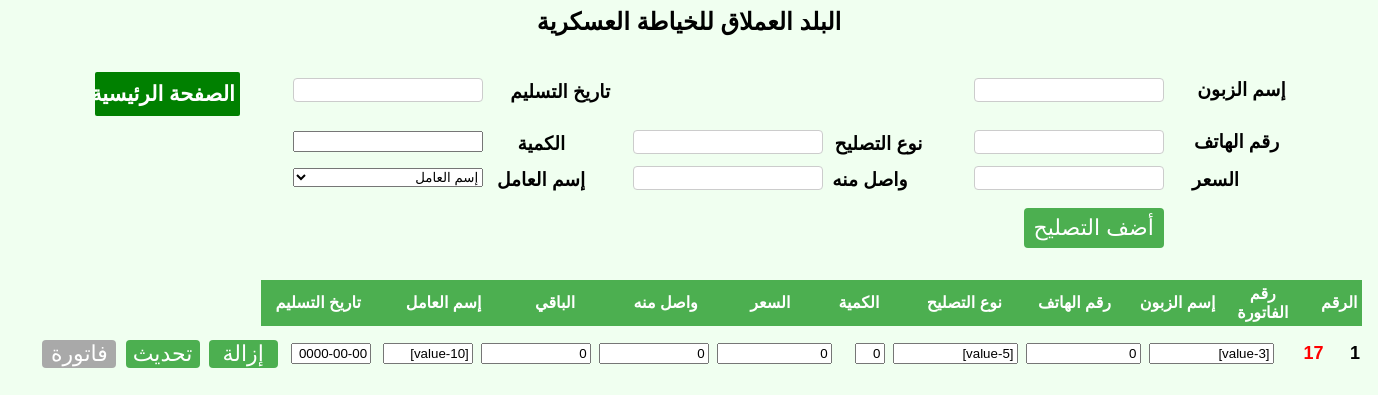
The app's page /tasleh.php with its own data.
### tables this page shows
CREATE TABLE `altermahal` (
  `alterMahal_id` int(11) NOT NULL,
  `mahalName` text NOT NULL
);

CREATE TABLE `addtasleh` (
  `taslehID` int(11) NOT NULL,
  `workerID` int(11) NOT NULL,
  `clientName` text NOT NULL,
  `phoneNum` int(11) NOT NULL,
  `taslehType` text NOT NULL,
  `qty` int(11) NOT NULL,
  `tPrice` float NOT NULL,
  `wasl` float NOT NULL,
  `baki` float NOT NULL,
  `workerName` text NOT NULL,
  `dateOfCompletion` date NOT NULL
);

### tasleh.php (the view, shortened to what this page needs)
<html>
<head>
 <link rel="stylesheet" href="jquery-ui.css">
  <link rel="stylesheet" href="style.css">
</head>
<body bgcolor="#F0FFF0" dir="rtl">
<div id="divToPrint" class="kames" align="center">
  <?php
 $host='localhost';
$username='root';
$password='';
$db_name='gicontra_sewingFactory';
$connection= MySqli_connect($host, $username, $password)or die("cannot connect");
MySqli_select_db($connection, $db_name)or die("cannot select DB");
mysqli_query($connection, "SET NAMES 'utf8'");
mysqli_query($connection, 'SET CHARACTER SET utf8');
$sql = "SELECT * FROM altermahal ORDER BY alterMahal_id DESC LIMIT 0, 1";
$result = $connection->query($sql);
if ($result->num_rows >=0) {
    while($row = $result->fetch_assoc()) {
$mahalName=$row['mahalName'];
echo '<h2 style="text-align:center;">'.$mahalName.'</h2>';
}
}
else{
echo "0 results";
}
?>
<table style="width:1140px">
<form method="post" action="tasleh.php">
<table id="header">
<tr>
<td>
<h3 style="width:120px;margin-left:0px;text-align:center;margin-bottom:0px;">إسم الزبون</h3>
</td>
<td>
<input type="text" id="clientName" style="width:190px;margin-right:0px;align:right" name="clientName" required>
</td>
<td>
</td>
<td>
    </td>
<td>
<h3 style="margin-top:5px;margin-bottom:0px;">تاريخ التسليم</h3>
</td>
<td>
<input type="text" id="datepicker" name="datepicker" style="width:190px" autocomplete="off" required>
</td>
<td>
<input type="button" value="الصفحة الرئيسية" class="homebutton" id="btnHome"
onClick="document.location.href='mainPage.php'" />
    </td>
</tr>
<tr style="background-color:#F0FFF0">
<td>
<h3 style="margin-top:1px;margin-bottom:0px;text-align:center">رقم الهاتف</h3>
</td>
<td>
<input type="text" id="phoneNum" style="width:190px" name="phoneNum" required></input>
</td>
<td>
<h3 style="margin-top:5px;margin-bottom:0px;margin-right:28px">نوع التصليح</h3>
</td>
<td>
<input type="text" id="taslehType" style="width:190px" name="taslehType" required></input>
</td>
<td>
<h3 style="margin-top:5px;margin-bottom:0px;margin-right:45px">الكمية</h3>
</td>
<td>
<input type="number" id="qty" style="width:190px" name="qty" required></input>
</td>
</tr>
<tr>
<td>
<h3 style="margin-top:5px; margin-bottom:0px;margin-right:42px;text-align:center">السعر<h3>
</td>
<td>
<input type="text" id="tPrice" style="width:190px" name="tPrice" required></input>
</td>
<td>
<h3 style="margin-top:5px; margin-bottom:0px;margin-right:42px;text-align:center">واصل منه</h3>
</td>
<td>
<input type="text" id="wasl" style="width:190px" name="wasl"></input>
</td>
<td>
<h3 style="margin-top:5px; margin-bottom:0px;margin-right:25px">إسم العامل
</h3>
</td>
<td>
<?php
echo "<select style='width:190px' name='workerName' required>";
    echo "<option value=''>إسم العامل</option>";
echo "</select>";
?>
</td>
</tr>
<tr>
<td></td>
<td>
<input type="submit" value="أضف التصليح" style="width:140px;height:40px;line-height:18px" name="addtasleh" id="addtasleh">
</td>
</tr>
</table>
</form>
<?php
$host='localhost';
$username='root';
$password='';
$db_name='gicontra_sewingFactory';
$conn = new mysqli($host, $username, $password, $db_name);
mysqli_query($conn, "SET NAMES 'utf8'");
mysqli_query($conn, 'SET CHARACTER SET utf8');
$sql = "SELECT * FROM addTasleh";
$result = mysqli_query($conn, $sql);
$counter=0;
echo "<table style='margin-top:20px;width:1345px'>";
echo "<tr>";
echo "<th style='width:28px'>الرقم</th><th style='width:80px'>رقم الفاتورة</th><th style='width:115px'>إسم الزبون</th><th style='width:145px'>رقم الهاتف</th><th style='width:135px'>نوع التصليح</th><th style='width:130px'>الكمية</th><th style='width:85px'>السعر</th><th style='width:185px'>واصل منه</th> <th style='width:105px'> الباقي</th>    <th style='width:185px'>إسم العامل</th><th style='width:145px'>تاريخ التسليم</th><th style='background-color:#F0FFF0'></th><th style='background-color:#F0FFF0'></th><th style='width:147px;background-color:#F0FFF0'></th></tr>";
$countTasleh=1;
while ($row = mysqli_fetch_array($result)) {
echo '<form method="post" action="tasleh.php">';
echo "<table style='margin-top:2px;margin-right:5px;width:1355px'>";
echo "<tr>";
echo "<td><label style='font-size:18px;width:100px;font-weight:bold;'>".$countTasleh."</label></td>";
$countTasleh++;
echo "<td style='width:140px;'>";
	echo "<label style='font-size:18px;color:red;width:100px;font-weight:bold;'>".$row['taslehID']."</label>";
    echo "</td>";
    echo "<td>";
      echo "<input style='width:125px' name=clientName value='" . $row['clientName'] . "'></input>";
      echo "</td>";
      echo "<td>";
        echo "<input style='width:115px' name=phoneNum value='" . $row['phoneNum'] . "'></input>";
        echo "</td>";
      echo "<td>";
        echo "<input style='width:125px' name=taslehType value='" . $row['taslehType'] . "'></input>";
        echo "</td>";
      echo "<td>";
        echo '<input style="width:30px" name=qty  id=qty onkeyup="doPriceSub('.$counter.')" class="qty" value="' . $row['qty'] .'" ></input>';
        echo "</td>";
      echo "<td>";
        echo '<input style="width:115px" name="tPrice" id="tPrice"  onkeyup="doPriceSub('.$counter.')" class="tPrice" value="' . $row['tPrice'] . '"></input>';
        echo "</td>";
        echo "<td>";
        echo '<input style="width:110px" name=wasl id=wasl  onkeyup="doPriceSub('.$counter.')" class="wasl" value="' . $row['wasl'] . '"></input>';
        echo "</td>";
        echo "<td>";
        echo '<input style="width:110px" id="baki" name=baki value="'.$row['baki'].'" class="baki" readonly></input>';
        echo "</td>";
      echo "<td>";
        echo "<input style='width:90px' name=workerName value='" . $row['workerName'] . "'></input>";
        echo "</td>";
      echo "<td>";
        echo "<input style='width:80px' name=dateOfCompletion value='" . $row['dateOfCompletion'] . "'></input>";
        echo "</td>";
        echo "<td style='width:75px'>" . "<input style='height:28px;width:69px;text-align: center;line-height: 6px;' type=submit name=delete value=إزالة" . " </td>";
			echo "<td style='width:80px'>" . "<input style='height:28px;width:74px;text-align:center;line-height: 6px;' type=submit name=update value=تحديث ></input>"   . " </td>";
			echo "<td style='width:80px'>" . "<input style='height:28px;width:74px;text-align:center;line-height: 6px;background-color:darkgrey' type=submit name=giveVoucher value=فاتورة formaction='voucherTasleh.php' ></input>" . " </td>";
			echo "<td>" . "<input type=hidden name=hidden value='" . $row['taslehID'] . "' ></input></td>";
	echo "</tr>";
echo "</table>";
echo "</form>";
    $counter++;
}
echo "</table>";
?>
</body>
</html>

### style.css (style rules this page uses)
body { font-family: Arial, Helvetica, sans-serif; }
table { font-size: 1em; }

### tasleh.php (style rules this page uses)
table { border-collapse: collapse; width: 620px; }
table#header { border-collapse: collapse; width: 1233px; }
tr { height:5px; }
th, td { padding: 4px; width:110px; }
th { background-color: #4CAF50; color: white; }
input[type=text] { width: 80px; height:7px; padding: 11px 5px; margin: 2px 0; display: inline-block; border: 1px solid #ccc; border-radius: 4px; box-sizing: border-box; }
input[type=submit] { width: 100%; background-color: #4CAF50; color: white; padding: 10px 5px; margin: 8px 0; border: none; border-radius: 4px; cursor: pointer; font-size:22px; }
input[type=button] { width: 100px; background-color: white; color: white; padding: 11px 5px; margin: 8px 0; border: none; border-radius: 4px; cursor: pointer; }
#btnHome { width: 145px; background-color: green; color: white; padding: 10px 5px; margin: 12px 30px 4px 4px; border: none; border-radius: 2px; cursor: pointer; font-weight:bold; font-size:21; }
th:nth-child(2) { padding-right: 20px; }

### records on screen
altermahal: mahalName "البلد العملاق للخياطة العسكرية"
addtasleh: taslehID "17", clientName "[value-3]", phoneNum "0", taslehType "[value-5]", qty "0", tPrice "0", wasl "0", baki "0", workerName "[value-10]", dateOfCompletion "0000-00-00"
